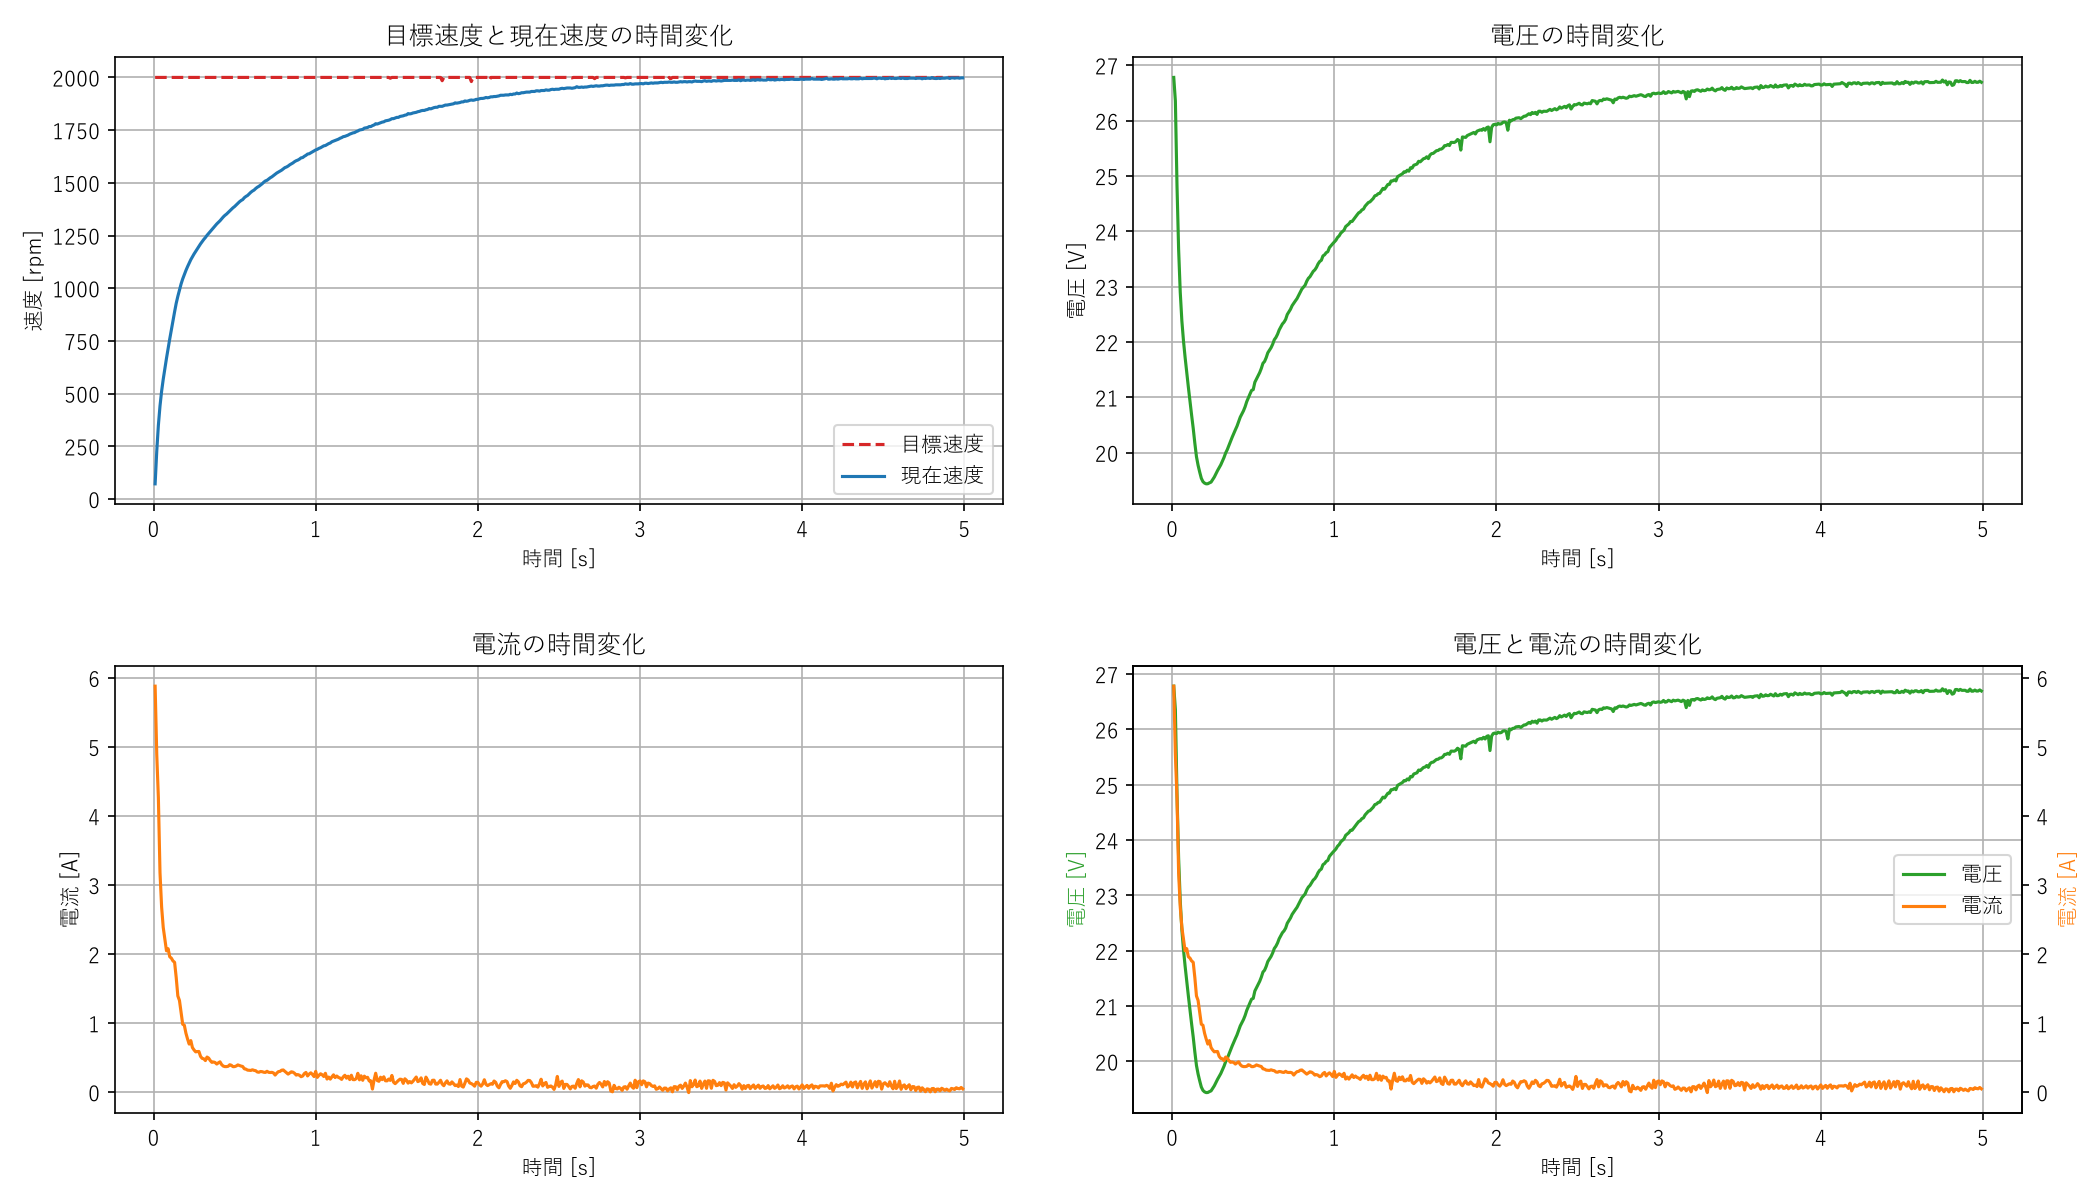

Here is the Python script that generated this plot:
from pathlib import Path

import matplotlib.pyplot as plt
import pandas as pd

# 日本語を表示できるフォント（Windows 標準）
plt.rcParams["font.family"] = ["Yu Gothic", "MS Gothic"]

# このファイルと同じフォルダにある CSV を読み込む
folder = Path(__file__).parent
df = pd.read_csv(folder / "data_PID.csv")

time = df["時間 [s]"]

# 2行2列に並べる（画面に収まる大きさ）
fig, ((ax1, ax2), (ax3, ax4)) = plt.subplots(2, 2, figsize=(14, 8), sharex=True)

# 1. 目標速度と現在速度の時間変化
ax1.plot(time, df["目標速度 [rpm]"], label="目標速度", color="tab:red", linestyle="--")
ax1.plot(time, df["現在速度 [rpm]"], label="現在速度", color="tab:blue")
ax1.set_title("目標速度と現在速度の時間変化")
ax1.set_ylabel("速度 [rpm]")
ax1.legend()
ax1.grid(True)

# 2. 電圧の時間変化
ax2.plot(time, df["電圧 [V]"], color="tab:green")
ax2.set_title("電圧の時間変化")
ax2.set_ylabel("電圧 [V]")
ax2.grid(True)

# 3. 電流の時間変化
ax3.plot(time, df["電流 [A]"], color="tab:orange")
ax3.set_title("電流の時間変化")
ax3.set_ylabel("電流 [A]")
ax3.grid(True)

# 4. 電圧と電流の時間変化（単位が違うので、電流は右側の軸）
line_v = ax4.plot(time, df["電圧 [V]"], label="電圧", color="tab:green")
ax4.set_ylabel("電圧 [V]", color="tab:green")
ax4_right = ax4.twinx()
line_i = ax4_right.plot(time, df["電流 [A]"], label="電流", color="tab:orange")
ax4_right.set_ylabel("電流 [A]", color="tab:orange")
ax4.set_title("電圧と電流の時間変化")
ax4.set_xlabel("時間 [s]")
ax4.legend(line_v + line_i, ["電圧", "電流"], loc="center right")
ax4.grid(True)

# すべてのグラフに時間軸の数字とラベルを表示
for ax in (ax1, ax2, ax3, ax4):
    ax.tick_params(labelbottom=True)
    ax.set_xlabel("時間 [s]")

# グラフの間を広げて、時間ラベルと次のタイトルが重ならないようにする
plt.tight_layout(h_pad=3, w_pad=3)
plt.savefig(folder / "pid_graph.png", dpi=150)
plt.show()
